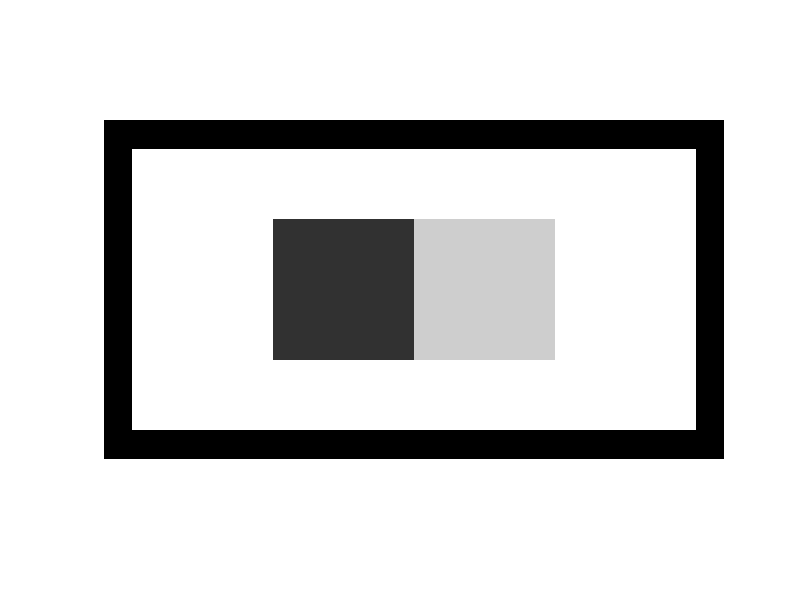

Recreate this plot in MATLAB.
res = 1000;
im_size = [res, 2*res];

%white bgr
im = ones(im_size);

%gray rectangles
im(res/4+1:res*3/4,res/2+1:res) = ones(res/2,res/2)*1/5;
im(res/4+1:res*3/4,res+1:res*3/2) = ones(res/2,res/2)*4/5;

%black border
border_width = res*0.1;
im_final = zeros(im_size + 2*border_width);
im_final( border_width+1:res+border_width, ...
          border_width+1:2*res+border_width ) = im;

imshow(im_final)